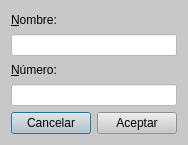
<?xml version="1.0" encoding="UTF-8"?>
<ui version="4.0">
 <class>Dialog</class>
 <widget class="QDialog" name="Dialog">
  <property name="geometry">
   <rect>
    <x>0</x>
    <y>0</y>
    <width>186</width>
    <height>145</height>
   </rect>
  </property>
  <property name="windowTitle">
   <string>Contactos</string>
  </property>
  <property name="styleSheet">
   <string notr="true">background-color: rgb(200, 200, 200);</string>
  </property>
  <layout class="QVBoxLayout" name="verticalLayout">
   <item>
    <widget class="QLabel" name="label">
     <property name="text">
      <string>&amp;Nombre:</string>
     </property>
     <property name="buddy">
      <cstring>name</cstring>
     </property>
    </widget>
   </item>
   <item>
    <widget class="QLineEdit" name="name">
     <property name="styleSheet">
      <string notr="true">background-color: rgb(255, 255, 255);</string>
     </property>
    </widget>
   </item>
   <item>
    <widget class="QLabel" name="label_2">
     <property name="text">
      <string>&amp;Número:</string>
     </property>
     <property name="buddy">
      <cstring>number</cstring>
     </property>
    </widget>
   </item>
   <item>
    <widget class="QLineEdit" name="number">
     <property name="styleSheet">
      <string notr="true">background-color: rgb(255, 255, 255);</string>
     </property>
    </widget>
   </item>
   <item>
    <layout class="QHBoxLayout" name="horizontalLayout">
     <item>
      <spacer name="horizontalSpacer">
       <property name="orientation">
        <enum>Qt::Horizontal</enum>
       </property>
       <property name="sizeHint" stdset="0">
        <size>
         <width>40</width>
         <height>20</height>
        </size>
       </property>
      </spacer>
     </item>
     <item>
      <widget class="QPushButton" name="cancelButton">
       <property name="text">
        <string>Cancelar</string>
       </property>
       <property name="icon">
        <iconset>
         <normaloff>:/delete.svg</normaloff>:/delete.svg</iconset>
       </property>
      </widget>
     </item>
     <item>
      <widget class="QPushButton" name="addButton">
       <property name="text">
        <string>Aceptar</string>
       </property>
       <property name="icon">
        <iconset>
         <normaloff>:/ok.svg</normaloff>:/ok.svg</iconset>
       </property>
      </widget>
     </item>
    </layout>
   </item>
  </layout>
 </widget>
 <tabstops>
  <tabstop>name</tabstop>
  <tabstop>number</tabstop>
  <tabstop>addButton</tabstop>
  <tabstop>cancelButton</tabstop>
 </tabstops>
 <resources/>
 <connections>
  <connection>
   <sender>cancelButton</sender>
   <signal>clicked()</signal>
   <receiver>Dialog</receiver>
   <slot>reject()</slot>
   <hints>
    <hint type="sourcelabel">
     <x>92</x>
     <y>134</y>
    </hint>
    <hint type="destinationlabel">
     <x>172</x>
     <y>125</y>
    </hint>
   </hints>
  </connection>
  <connection>
   <sender>addButton</sender>
   <signal>clicked()</signal>
   <receiver>Dialog</receiver>
   <slot>accept()</slot>
   <hints>
    <hint type="sourcelabel">
     <x>175</x>
     <y>134</y>
    </hint>
    <hint type="destinationlabel">
     <x>401</x>
     <y>64</y>
    </hint>
   </hints>
  </connection>
 </connections>
</ui>
